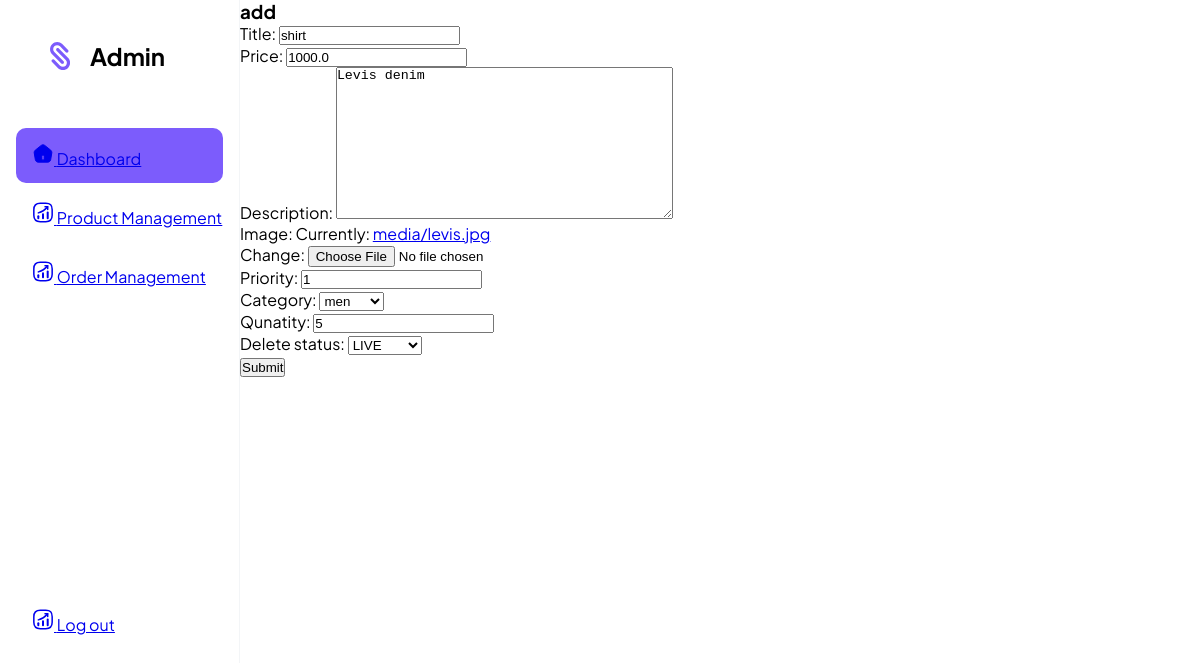
Screenshot of /edit/1 with the database file from the repository.
### products/models.py (models this page shows, shortened)
class Product(models.Model):
    DELETE_CHOICES = ((0,'DELETE'),
                      (1,'LIVE'))
    CATEGORY_CHOICES = (('men','men'),
                        ('women','women'),
                        ('kid','kid'))
    title = models.CharField(max_length=200)
    price = models.FloatField()
    description = models.TextField()
    image = models.ImageField(upload_to='media/')
    priority = models.IntegerField(default=0)
    category = models.CharField(choices=CATEGORY_CHOICES,max_length=20,null=True,blank=True)
    qunatity = models.IntegerField(default=0)
    delete_status = models.IntegerField(choices=DELETE_CHOICES,default=1)
    created_at = models.DateTimeField(auto_now_add=True)
    updated_at = models.DateTimeField(auto_now=True)

### customadmin/views.py (the view)
# urls.py: path('edit/<pk>',views.edit,name='edit'),
def edit(request,pk):
    instance_edit = Product.objects.get(pk=pk)
    if request.POST:
        form = AddProducts(request.POST, instance=instance_edit)
        if form.is_valid():
            instance_edit.save()
            return view_products(request)
    else:
        form = AddProducts(instance=instance_edit)
    return render(request,'admin/addproducts.html',{'form':form})

### customadmin/forms.py
class AddProducts(forms.ModelForm):
    class Meta:
        model = Product
        fields = '__all__'

### templates/admin/addproducts.html (shortened to what this page needs)
{% extends 'admin/adminbase.html' %}
{% block content %}
<div class="main-content">
    <h3>add</h3>
    <form method="post" enctype="multipart/form-data">
        {{ form.as_p }}
        <button type="submit">Submit</button>
    </form>
</div>
{% endblock %}

### templates/admin/adminbase.html (style rules this page uses)
* { margin: 0; padding: 0; box-sizing: border-box; }
html, body { height: 100%; }
body { font-family: 'Plus Jakarta Sans', sans-serif; height: 100vh; }
.main-content { display: flex; flex-direction: column; width: 100%; overflow: auto; }

### rows the page displays
Product: title "shirt", price "1000.0", description "Levis denim", priority "1", category "men", qunatity "5", delete_status "LIVE"
